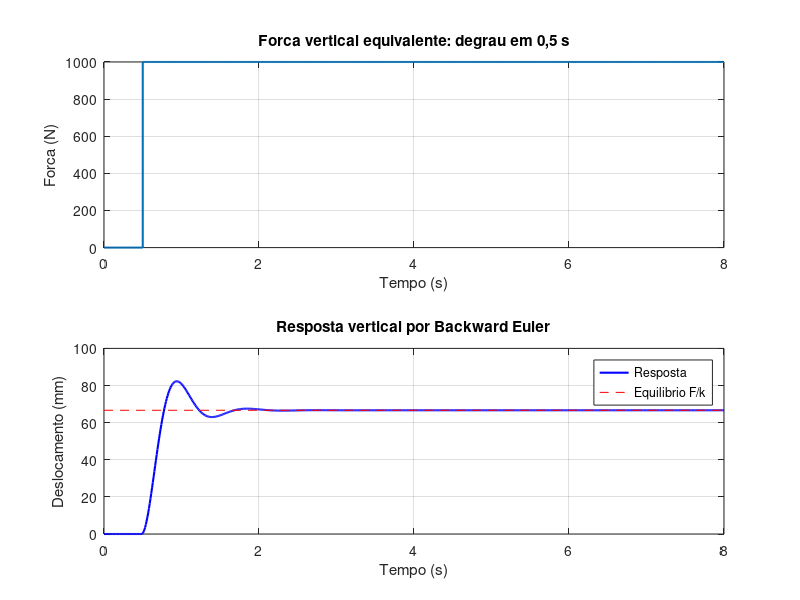
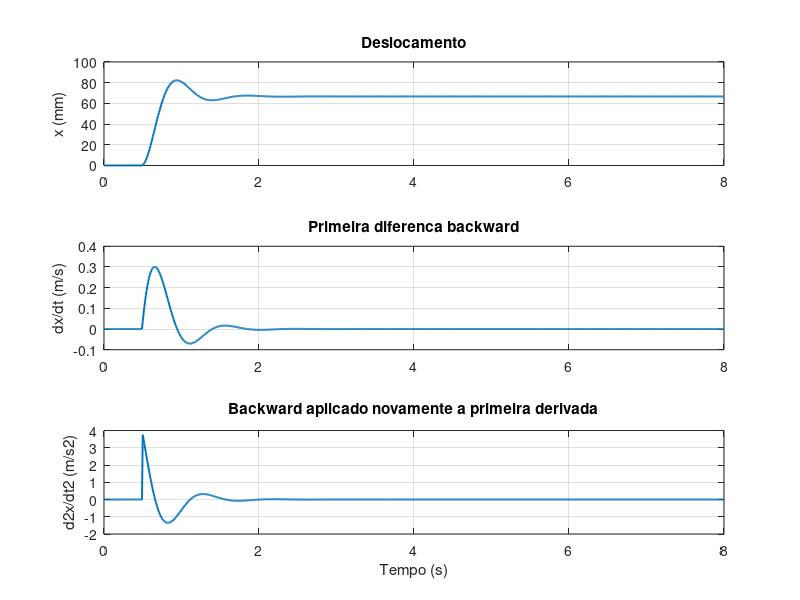
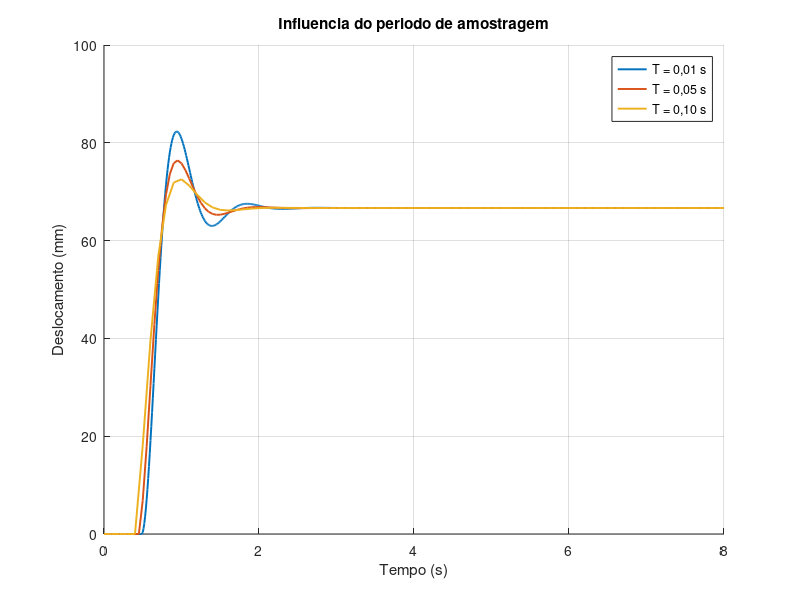

Source code (MATLAB) for these figures, in order:
%% SUSPENSAO - BACKWARD EULER - MATLAB R2018b
% Execute ESTE arquivo inteiro. Nao depende de nenhum outro arquivo .m.
% Usa subplot em vez de tiledlayout e saveas em vez de exportgraphics.

clear;
close all;
clc;
disp('EXECUTANDO: suspensao_BE_R2018b_SCRIPT_UNICO.m');

%% 1. Modelo fisico: massa, amortecedor, mola
% m*d2x/dt2 + c*dx/dt + k*x = F(t)
% x: deslocamento vertical em metros; F: forca equivalente em newtons.

m = 250;                 % kg
c = 1500;                % N*s/m
k = 15000;               % N/m
F0 = 1000;               % N, amplitude do degrau de forca
instante_degrau = 0.5;   % s
T = 0.01;                % s, periodo de amostragem
tempo_final = 8;         % s

%% 2. Derivacao por Backward Euler, SEM variaveis de estado
% Primeira derivada:  dx[n] = (x[n] - x[n-1])/T.
% Primeira derivada na amostra anterior:
%                     dx[n-1] = (x[n-1] - x[n-2])/T.
% Aplicar backward outra vez a primeira derivada:
% d2x[n] = (dx[n] - dx[n-1])/T
%         = (x[n] - 2*x[n-1] + x[n-2])/T^2.
%
% Substituir no modelo:
% (m/T^2)*(x[n]-2*x[n-1]+x[n-2])
% + (c/T)*(x[n]-x[n-1]) + k*x[n] = F[n].
%
% Reunir os termos em x[n] e isolar a nova amostra:
% x[n] = ( F[n] + (2*m/T^2+c/T)*x[n-1] - (m/T^2)*x[n-2] )
%        / (m/T^2 + c/T + k).

%% 3. Simular a equacao de diferencas
t = (0:T:tempo_final)';
F = F0 * double(t >= instante_degrau);
x = zeros(size(t));

% Condicoes iniciais x[0] = 0 e velocidade[0] = 0.
% Pela diferenca backward, x[-1] = x[0] - T*velocidade[0] = 0.
x_anterior_ao_inicio = 0;
A = 2*m/T^2 + c/T;
B = m/T^2;
D = m/T^2 + c/T + k;

% MATLAB indexa a partir de 1: x(1) e x[0]; x(2) e x[1].
x(2) = (F(2) + A*x(1) - B*x_anterior_ao_inicio)/D;
for n = 3:length(t)
    x(n) = (F(n) + A*x(n-1) - B*x(n-2))/D;
end

% Obter as derivadas do proprio deslocamento, por diferencas backward.
velocidade = zeros(size(t));
aceleracao = zeros(size(t));
for n = 2:length(t)
    velocidade(n) = (x(n)-x(n-1))/T;
    aceleracao(n) = (velocidade(n)-velocidade(n-1))/T;
end

%% 4. Figuras (comandos disponiveis no MATLAB R2018b)
if exist('figuras', 'dir') ~= 7
    mkdir('figuras');
end

f1 = figure('Color','w');
subplot(2,1,1);
stairs(t,F,'LineWidth',1.5);
grid on;
xlabel('Tempo (s)'); ylabel('Forca (N)');
title('Forca vertical equivalente: degrau em 0,5 s');
subplot(2,1,2);
plot(t,1000*x,'b','LineWidth',1.5);
hold on;
plot([t(1) t(end)],[1000*F0/k 1000*F0/k],'r--');
hold off;
grid on;
xlabel('Tempo (s)'); ylabel('Deslocamento (mm)');
title('Resposta vertical por Backward Euler');
legend('Resposta','Equilibrio F/k');
saveas(f1,fullfile('figuras','01_forca_e_deslocamento.png'));

f2 = figure('Color','w');
subplot(3,1,1);
plot(t,1000*x,'LineWidth',1.4); grid on;
ylabel('x (mm)'); title('Deslocamento');
subplot(3,1,2);
plot(t,velocidade,'LineWidth',1.4); grid on;
ylabel('dx/dt (m/s)'); title('Primeira diferenca backward');
subplot(3,1,3);
plot(t,aceleracao,'LineWidth',1.4); grid on;
xlabel('Tempo (s)'); ylabel('d2x/dt2 (m/s2)');
title('Backward aplicado novamente a primeira derivada');
saveas(f2,fullfile('figuras','02_derivadas.png'));

%% 5. Comparar tres periodos sem funcoes auxiliares
f3 = figure('Color','w');
hold on;
periodos = [0.01 0.05 0.10];
for j = 1:length(periodos)
    Tj = periodos(j);
    tj = (0:Tj:tempo_final)';
    Fj = F0*double(tj >= instante_degrau);
    xj = zeros(size(tj));
    Aj = 2*m/Tj^2 + c/Tj;
    Bj = m/Tj^2;
    Dj = m/Tj^2 + c/Tj + k;
    xj(2) = (Fj(2) + Aj*xj(1) - Bj*x_anterior_ao_inicio)/Dj;
    for n = 3:length(tj)
        xj(n) = (Fj(n) + Aj*xj(n-1) - Bj*xj(n-2))/Dj;
    end
    plot(tj,1000*xj,'LineWidth',1.4);
end
hold off;
grid on;
xlabel('Tempo (s)'); ylabel('Deslocamento (mm)');
title('Influencia do periodo de amostragem');
legend('T = 0,01 s','T = 0,05 s','T = 0,10 s');
saveas(f3,fullfile('figuras','03_periodos.png'));

fprintf('Equilibrio teorico: %.2f mm\n',1000*F0/k);
fprintf('Posicao final: %.2f mm\n',1000*x(end));
fprintf('Pico de deslocamento: %.2f mm\n',1000*max(x));
disp('CONCLUIDO: figuras salvas na subpasta figuras.');
